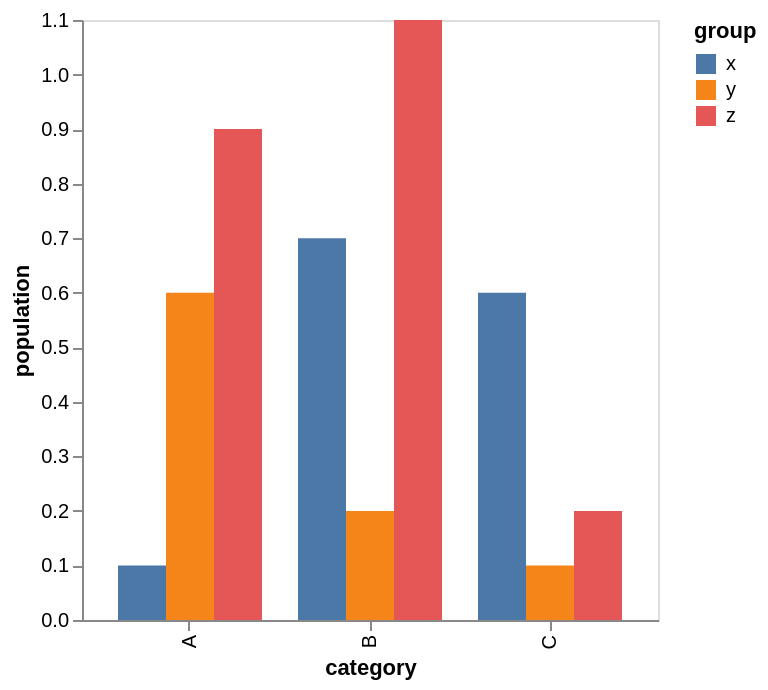

Vega-Lite specification stored for this chart:
### Vega-Lite specification from a JSON file in a GitHub repository (floating-point values rounded to 4 significant figures)
{"$schema": "https://vega.github.io/schema/vega-lite/v5.json", "data": {"values": [{"category": "A", "group": "x", "value": 0.1}, {"category": "A", "group": "y", "value": 0.6}, {"category": "A", "group": "z", "value": 0.9}, {"category": "B", "group": "x", "value": 0.7}, {"category": "B", "group": "y", "value": 0.2}, {"category": "B", "group": "z", "value": 1.1}, {"category": "C", "group": "x", "value": 0.6}, {"category": "C", "group": "y", "value": 0.1}, {"category": "C", "group": "z", "value": 0.2}]}, "width": {"step": 24}, "mark": "bar", "encoding": {"x": {"field": "category"}, "y": {"field": "value", "type": "quantitative", "axis": {"title": "population", "grid": false}}, "xOffset": {"field": "group"}, "color": {"field": "group"}}}
